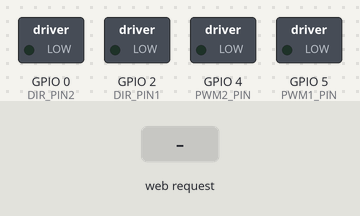
Recording of a sketch running on a simulated ESP8266 (NodeMCU). On the bench: switched loads named in the sketch (green lamp = pin HIGH). Inputs (shaded band) come from the test bench. What the sketch prints to the serial monitor is not drawn.

Above: at 2.8 s.
2.9 s: HTTP request GET /control?speed=1 received
At 4.1 s:
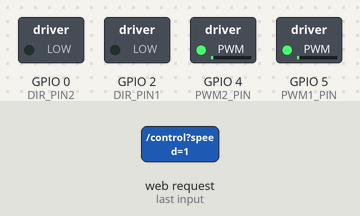
4.4 s: HTTP request GET /control?speed=120 received
At 5.3 s:
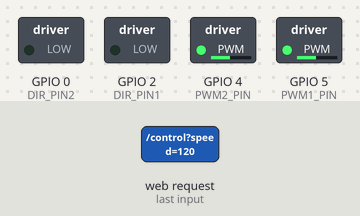
5.9 s: HTTP request GET /control?dir=fw received
At 6.4 s:
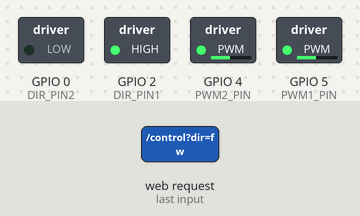
7.4 s: HTTP request GET /control?speed=fw received
At 8.6 s:
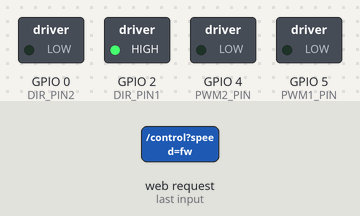
8.9 s: HTTP request GET /control?dir=1 received
At 9.9 s:
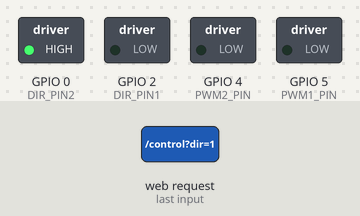
10.4 s: HTTP request GET /control?speed=1&dir=1 received
At 11.0 s:
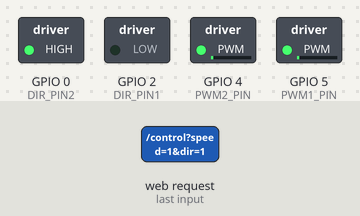
Timing chart, 0 to 12.9 s (numbered marks = the images above; inputs shaded):
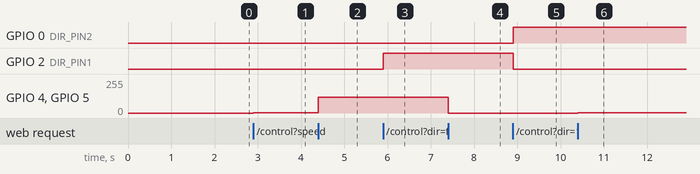

The sketch:

PWM-motor-esp-webserver-ap-1.ino
```cpp
#include <ESP8266WiFi.h>
#include <ESP8266WebServer.h>

// ===== WiFi 配置 =====
const char* ssid = "motor_control";
const char* password = "electrodragon";

// ===== GPIO 定义 =====
const int PWM1_PIN = 5;    // PWM 控制速度 IO5
const int PWM2_PIN = 4;    // PWM 控制速度 IO4

const int DIR_PIN1 = 2;   // 方向引脚1 IO2
const int DIR_PIN2 = 0;   // 方向引脚2 IO0


// ===== Web Server =====
ESP8266WebServer server(80);

// ===== HTML Web 控制界面 =====
const char html_page[] PROGMEM = R"rawliteral(
<!DOCTYPE html><html>
<head><title>ESP8266 Motor Control</title></head>
<body>
<h2>Motor Control</h2>
<form action="/control">
Speed: <input type="range" name="speed" min="0" max="1023"><br>
Direction:
<select name="dir">
 <option value="fw">Forward</option>
 <option value="rv">Reverse</option>
</select><br>
<input type="submit" value="Apply">
</form>
</body></html>
)rawliteral";

// ===== 处理 Web 请求 =====
void handleRoot() {
  server.send(200, "text/html", html_page);
}

void handleControl() {
  if (server.hasArg("speed")) {
    int speed = server.arg("speed").toInt(); // PWM 值 0-1023
    analogWrite(PWM1_PIN, speed);
    analogWrite(PWM2_PIN, speed);
  }

  if (server.hasArg("dir")) {
    String d = server.arg("dir");
    if (d == "fw") {
      digitalWrite(DIR_PIN1, HIGH);
      digitalWrite(DIR_PIN2, LOW);
    } else {
      digitalWrite(DIR_PIN1, LOW);
      digitalWrite(DIR_PIN2, HIGH);
    }
  }

  server.sendHeader("Location", "/");
  server.send(302, "text/plain", "");
}

// ===== 初始化 =====
void setup() {
  Serial.begin(115200);

  pinMode(PWM1_PIN, OUTPUT);
  pinMode(PWM2_PIN, OUTPUT);
  pinMode(DIR_PIN1, OUTPUT);
  pinMode(DIR_PIN2, OUTPUT);

  // 默认停止
  analogWrite(PWM1_PIN, 0);
  analogWrite(PWM2_PIN, 0);
  digitalWrite(DIR_PIN1, LOW);
  digitalWrite(DIR_PIN2, LOW);

  // 启动为 WiFi AP 模式，使用固定 IP
  Serial.println("Starting WiFi AP...");

  // Disconnect from any previous WiFi
  WiFi.disconnect();
  WiFi.mode(WIFI_AP);
  delay(100);

  // 启动软 AP：使用 ssid 和 password（注意：WPA2 密码至少 8 字符）
  bool apStarted = WiFi.softAP(ssid, password);
  if (!apStarted) {
    Serial.println("AP start failed! Retrying...");
    delay(1000);
    WiFi.softAP(ssid, password);
  }

  delay(1000); // Give more time for AP to start

  // 固定 AP 地址（根据需要修改）- Must be called AFTER softAP()
  IPAddress apIP(192, 168, 50, 1);
  IPAddress apGateway(192, 168, 50, 1);
  IPAddress apSubnet(255, 255, 255, 0);
  if (!WiFi.softAPConfig(apIP, apGateway, apSubnet)) {
    Serial.println("softAPConfig failed");
  }

  delay(500);
  Serial.println("");
  Serial.println("==========================");
  Serial.print("AP SSID: ");
  Serial.println(ssid);
  Serial.print("AP Password: ");
  Serial.println(password);
  Serial.print("AP IP: ");
  Serial.println(WiFi.softAPIP());
  Serial.println("==========================");

  // Web 服务
  server.on("/", handleRoot);
  server.on("/control", handleControl);
  server.begin();
}

void loop() {
  server.handleClient();
}
```

Measured:
- after the input at 2.9 s, GPIO 4 (PWM2_PIN), GPIO 5 (PWM1_PIN): 0/255 → 1/255 at once
- after the input at 4.4 s, GPIO 4 (PWM2_PIN), GPIO 5 (PWM1_PIN): 1/255 → 120/255 at once
- after the input at 5.9 s, GPIO 2 (DIR_PIN1): LOW → HIGH at once
- after the input at 7.4 s, GPIO 4 (PWM2_PIN), GPIO 5 (PWM1_PIN): 120/255 → 0/255 at once
- after the input at 8.9 s, GPIO 0 (DIR_PIN2): LOW → HIGH at once; GPIO 2 (DIR_PIN1): HIGH → LOW at once
- after the input at 10.4 s, GPIO 4 (PWM2_PIN), GPIO 5 (PWM1_PIN): 0/255 → 1/255 at once
